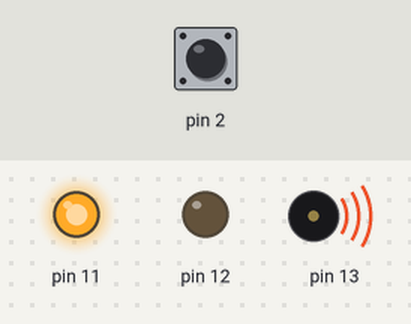
A sketch run on a simulated Arduino Uno, built with avr-gcc and run on an emulated ATmega328P. On the bench: output pins drawn as LEDs (lit = HIGH), buzzer (waves = sounding). The test bench sets the inputs (shaded band); at power-on: pin 2 HIGH. What the sketch prints to the serial monitor is not drawn.

Above: at 1.8 s.
1.9 s: pin 2 pulled LOW for 0.6 s
At 2.8 s:
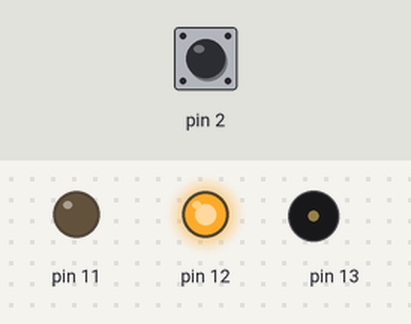
4.5 s: pin 2 pulled LOW for 3.2 s
At 9.8 s:
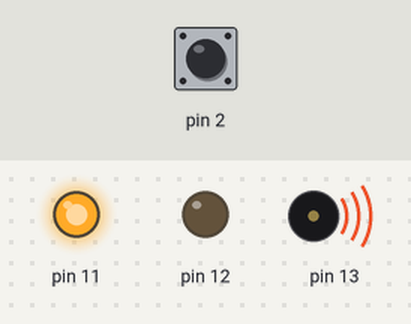
10.1 s: pin 2 pulsed LOW 2 times (0.12 s each, 0.3 s apart)
At 10.9 s:
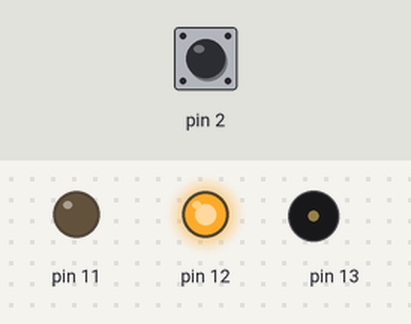
Timing chart, 0 to 13.1 s (numbered marks = the images above; inputs shaded):
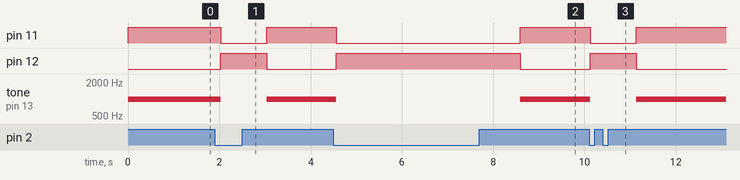

Measured:
- after the input at 1.9 s, pin 11: HIGH → LOW after 0.13 s, → HIGH 1.0 s later; pin 12: LOW → HIGH after 0.13 s, → LOW 1.0 s later; tone on pin 13: 1000 Hz → silent after 0.13 s, → 1000 Hz 1.0 s later
- after the input at 4.5 s, pin 11: HIGH → LOW after 0.07 s, → HIGH 4.0 s later; pin 12: LOW → HIGH after 0.07 s, → LOW 4.0 s later; tone on pin 13: 1000 Hz → silent after 0.07 s, → 1000 Hz 4.0 s later
- after the input at 10.1 s, pin 11: HIGH → LOW at once, → HIGH 1.0 s later; pin 12: LOW → HIGH at once, → LOW 1.0 s later; tone on pin 13: 1000 Hz → silent at once, → 1000 Hz 1.0 s later

The sketch:

LJ18A3-3-ZBX-V1.ino
```cpp
//Connect Arduino to a PROXIMITY SWITCH
// Proximity switch used: LJ18A3-3-ZBX - this is NORMALLY CLOSE (the switch and its LED stays ON ALL THE TIME, and will remain in CLOSED CIRCUIT, until the proximity switch detects aluminum/metal material, than it OPENS the circuit!)
// Also, I've included the SERIAL.PRINT - output to the serial port - use CTRL+SHIFT+M to open the com port window
// Most of the code and wiring was inspired from youtube by Dorian
// Thanks to Dorian McIntire! Here is his video : https://www.youtube.com/watch?v=soJ4czkKpT4
// Tony Fleming testing  LJ18A3-3-ZBX, Inductive Proximity Switch  V1.0  10-15-2016


//Make your COM1 -or whatever your COM port number is- as small as you can horizontally - mine is 15 lines tall and 55 characters wide
//Set your COM port to 230400 baud rate
//This will make it look like the COM port window is cleared before the next value is printed
//ALSO make sure your AUTO SCROLL is UN-checked and the NO LINE ENDING is selected!
//There is no way to clear the COM port window, so this just emulates the "output window"!


int sensorVal;

void setup() {

  //configure pin2 as an input and enable the internal pull-up resistor
  pinMode(2, INPUT_PULLUP);

  // initialize serial communications at 9600 bps:
  Serial.begin(230400);

  pinMode(11, OUTPUT);
  pinMode(12, OUTPUT);
  pinMode(13, OUTPUT);
}

void loop() {
  sensorVal = digitalRead(2);
  if (sensorVal == HIGH) {
    digitalWrite(11, HIGH); digitalWrite(12, LOW); tone(13, 1000);

    for (int i = 0; i <= 12; i++)
      Serial.println();

    Serial.print("SENSOR HAS DETECTED A METAL and/or ALUMINUM : ");
    Serial.println("  YES ");
    Serial.println("--------------------------------------------------- ");
    Serial.print("SENSORS VALUE IS                            :   ");
    Serial.println (sensorVal);
    Serial.println("--------------------------------------------------- ");
    delay (500);

  }
  else {
    digitalWrite(11, LOW); digitalWrite(12, HIGH); noTone(13);
delay (1000);
   { for (int i = 0; i <= 6; i++)
      Serial.println();

    Serial.print("SENSOR HAS DETECTED A METAL and/or ALUMINUM : ");
    Serial.println("  NO ");
    Serial.println("--------------------------------------------------- ");
    Serial.print("SENSORS VALUE IS                            :   ");
    Serial.println (sensorVal);
    Serial.println("--------------------------------------------------- ");

    for (int i = 0; i <= 4; i++)
      Serial.println();}

  }
}
```
